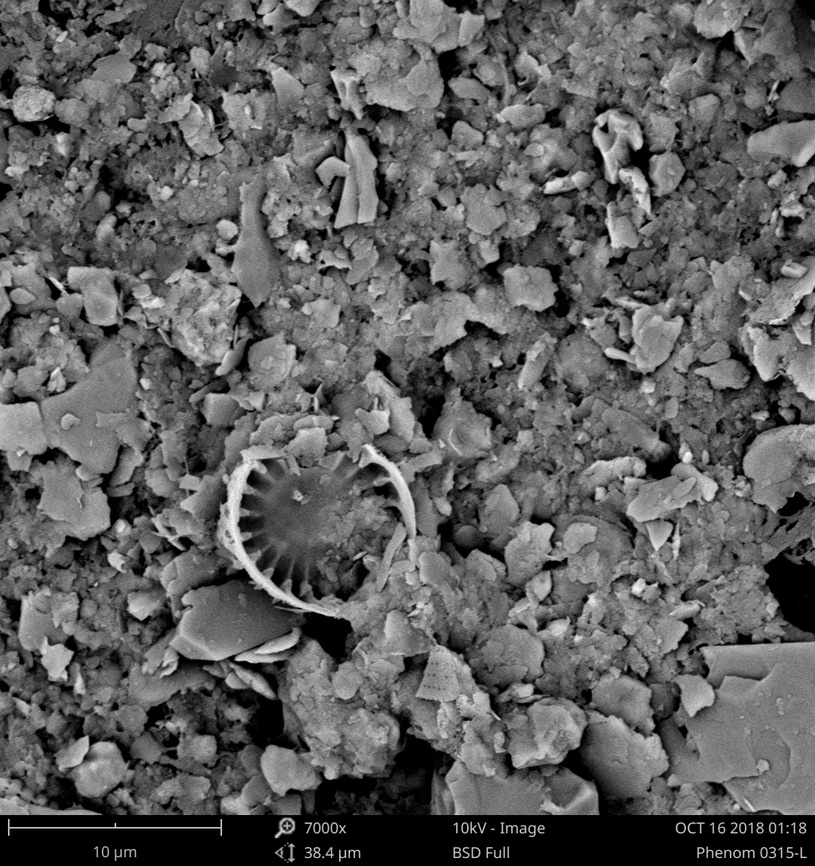
#> input picture data-images/img4seg/Cyanobacteria_7.jpg, 815 x 866 px, shrunk from 1024 x 1088 before the run
$ python -i image_feature.py   (imports and definitions only)   (older library calls are emulated)
#> lines starting #> are read from the running program, lines starting #| are printed output that depends on the picture
import cv2
import numpy as np

# [1 line not run here, left out]


class GlcmBasedFeature:
    """提取基于灰度共生矩阵的纹理特征"""

    # 灰度共生矩阵
    ret = None

    # [115 lines left out: functions glcm, angular_second_moment, entropy, contrast_ratio, inverse_differential_moment, get_glcm_features, not called in this run]


class GeometricFeatures:
    """提取几何特征"""

    def contours(self, gray_img):
        """
        提取矩形度、延长度、周长比、似圆度、形状复杂性
        :param gray_img:
        :return:
        """
        gray_img = 255 - gray_img
        _, binary_img = cv2.threshold(gray_img, maxval=255, thresh=2, type=cv2.THRESH_BINARY)
        # 找物体边界
        contours, hierarchy = cv2.findContours(binary_img, cv2.RETR_TREE, cv2.CHAIN_APPROX_SIMPLE)
        # 最大物体边界，以确认是目标物体硅藻
        area = []
        for i in range(len(contours)):
            area.append(cv2.contourArea(contours[i]))
        cnt = contours[area.index(max(area))]
        # 计算傅里叶形状描述子

        # 计算各参数
        db_area = np.fabs(cv2.contourArea(cnt))
        db_length = cv2.arcLength(cnt, True)
        rect = cv2.minAreaRect(cnt)
        rect_width, rect_height = rect[1]
        rectangularity = db_area / (rect_width * rect_height)
        extension = rect_width / rect_height
        perimeter_ratio = 2 * (rect_width + rect_height) / db_length
        roundness = 4 * np.pi * db_area / (db_length * db_length)
        shape_complexity = (db_length * db_length) / db_area
        return rectangularity, extension, perimeter_ratio, roundness, shape_complexity

    def fourier_descriptor(self, contour):
        pass

    def hu_moments(self, gray_img):
        """
        提取7个hu不变矩
        :param gray_img:
        :return:
        """
        moments = cv2.moments(gray_img)
        humoments = cv2.HuMoments(moments)
        return humoments[0]

    def get_geometric_features(self, gray_img):
        cont = self.contours(gray_img)
        hu = self.hu_moments(gray_img)
        features = np.zeros((6), np.float)
        features[:5] = np.array(list(cont))
        features[5:] = hu
        return features

>>> import cv2
>>> picture = cv2.imread('../data-images/img4seg/Cyanobacteria_7.jpg', cv2.IMREAD_GRAYSCALE)
#> picture is the input picture: shape (866, 815); min 0, max 250, mean 94.6
>>> result = GeometricFeatures().get_geometric_features(picture)
#> in contours, `gray_img = 255 - gray_img`:
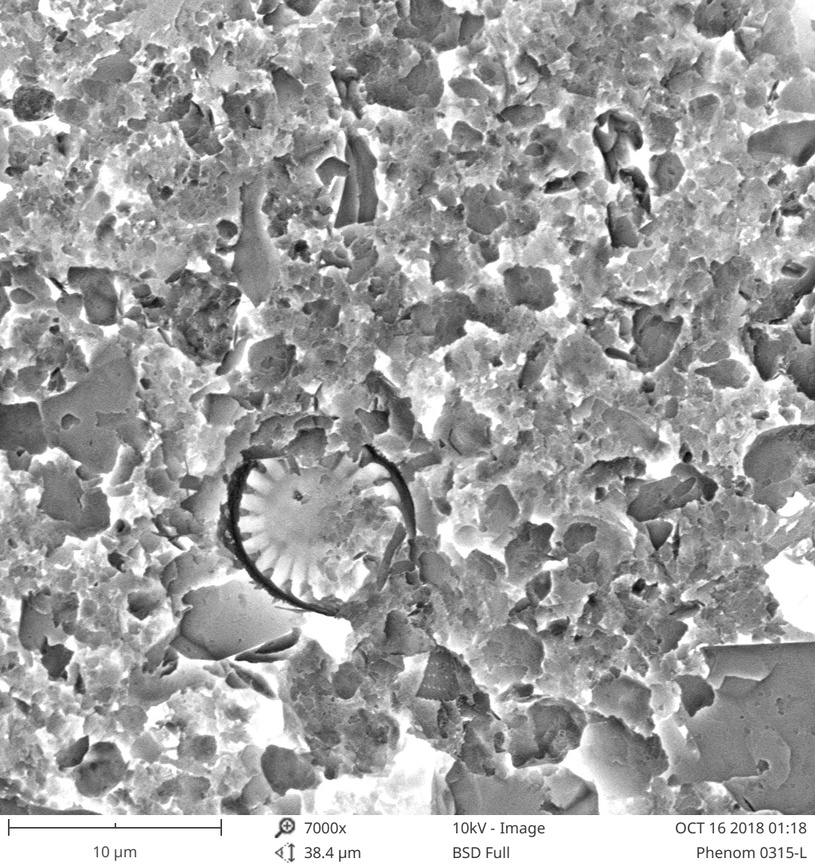
#> gray_img: shape (866, 815); min 5, max 255, mean 160.4
#> in contours, `_, binary_img = cv2.threshold(gray_img, maxval=255, thresh=2, type=cv2..`: binary_img: shape (866, 815); every value is 255
#> in contours, `contours, hierarchy = cv2.findContours(binary_img, cv2.RETR_TREE, cv2...`: contours = [[[0, 0], [0, 865], [814, 865], [814, 0]]]
#> the loop in contours, `for i in range(len(contours)):` made 1 pass
#> after the loop in contours, `for i in range(len(contours)):`: area = [704110]
#> in contours, `cnt = contours[area.index(max(area))]`: cnt = [[0, 0], [0, 865], [814, 865], [814, 0]]
#> in contours, `db_area = np.fabs(cv2.contourArea(cnt))`: db_area = 704110
#> in contours, `db_length = cv2.arcLength(cnt, True)`: db_length = 3358
#> in contours, `rect = cv2.minAreaRect(cnt)`: rect = ((407, 432.5), (865, 814), -90)
#> in contours, `rect_width, rect_height = rect[1]`: rect_width = 865; rect_height = 814
#> in contours, `rectangularity = db_area / (rect_width * rect_height)`: rectangularity = 1
#> in contours, `extension = rect_width / rect_height`: extension = 1.06
#> in contours, `perimeter_ratio = 2 * (rect_width + rect_height) / db_length`: perimeter_ratio = 1
#> in contours, `roundness = 4 * np.pi * db_area / (db_length * db_length)`: roundness = 0.785
#> in contours, `shape_complexity = (db_length * db_length) / db_area`: shape_complexity = 16.01
#> in get_geometric_features, `cont = self.contours(gray_img)`: cont = (1, 1.06, 1, 0.785, 16.01)
#> in hu_moments, `moments = cv2.moments(gray_img)`: moments = moments, m00 66770093, centre m10/m00, m01/m00 = (411.6, 409)
#> in hu_moments, `humoments = cv2.HuMoments(moments)`: humoments = [0.00163, 2.82e-09, 1.51e-11, 1.12e-12, -3.67e-24, -1.88e-17, -2.73e-24]
#> in get_geometric_features, `hu = self.hu_moments(gray_img)`: hu = [0.00163]
#> result = [1, 1.06, 1, 0.785, 16.01, 0.00163]

$ run again, on data-images/img4seg/fragilaria_2.jpg
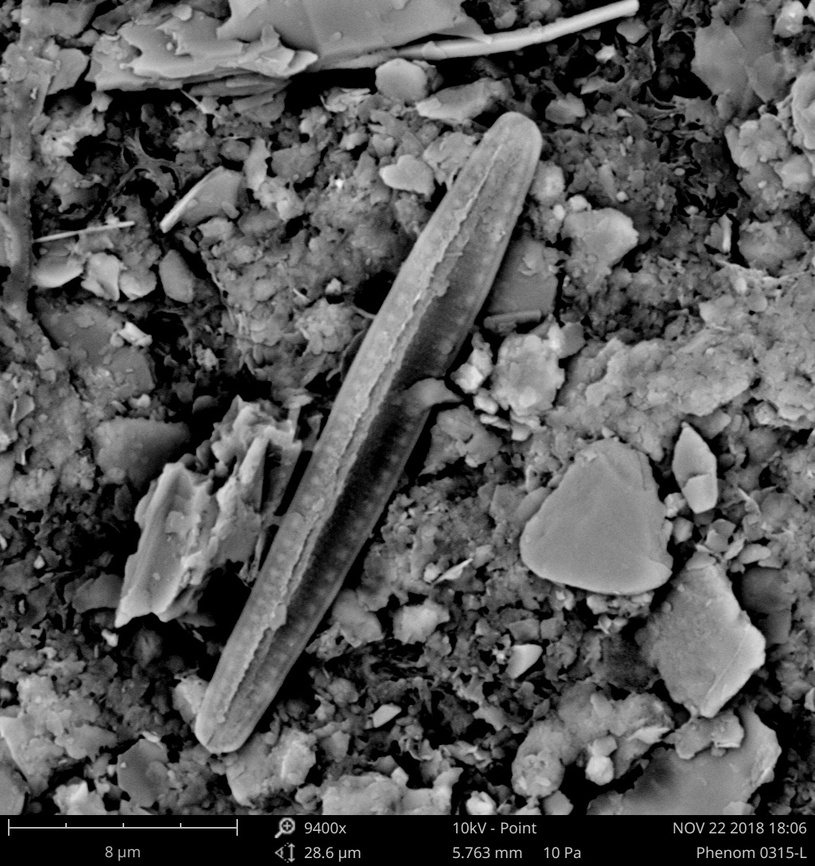
#> input picture data-images/img4seg/fragilaria_2.jpg, 815 x 866 px, shrunk from 1024 x 1088 before the run
#> picture is the input picture: shape (866, 815); min 0, max 250, mean 87
#> in contours, `gray_img = 255 - gray_img`:
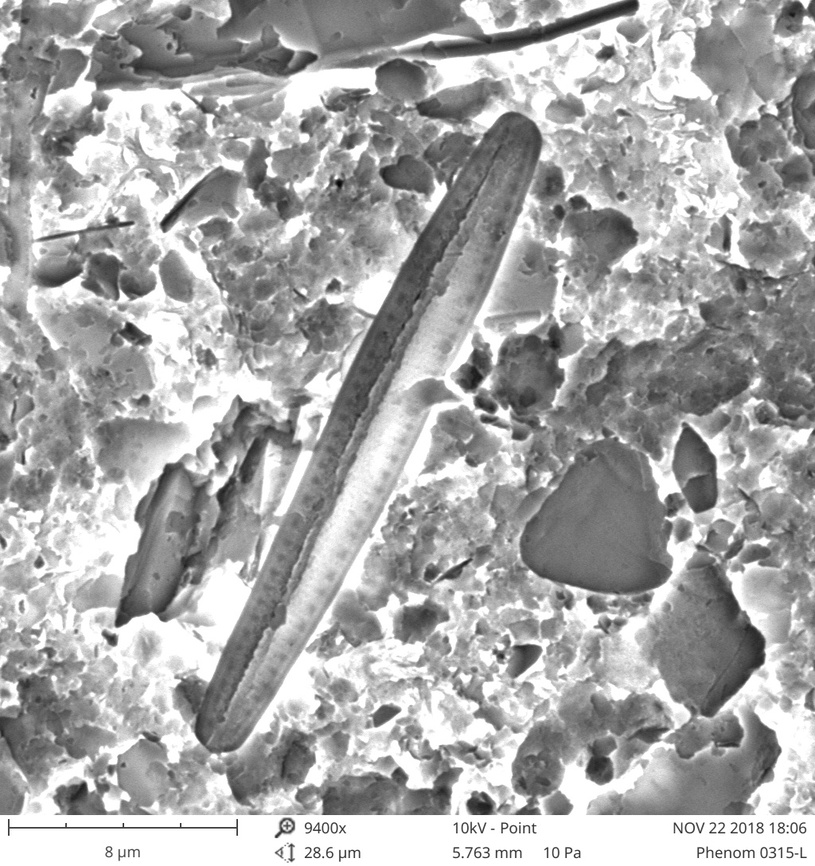
#> gray_img: shape (866, 815); min 5, max 255, mean 168
#> binary_img: shape (866, 815); every value is 255
#> contours = [[[0, 0], [0, 865], [814, 865], [814, 0]]]
#> the loop in contours, `for i in range(len(contours)):` made 1 pass
#> after the loop in contours, `for i in range(len(contours)):`: area = [704110]
#> cnt = [[0, 0], [0, 865], [814, 865], [814, 0]]
#> db_area = 704110
#> db_length = 3358
#> rect = ((407, 432.5), (865, 814), -90)
#> rect_width = 865; rect_height = 814
#> rectangularity = 1
#> extension = 1.06
#> perimeter_ratio = 1
#> roundness = 0.785
#> shape_complexity = 16.01
#> cont = (1, 1.06, 1, 0.785, 16.01)
#> moments = moments, m00 61421748, centre m10/m00, m01/m00 = (421.3, 403.8)
#> humoments = [0.00181, 4.22e-09, 1.4e-11, 2.14e-11, -1.27e-22, -1.1e-15, -3.47e-22]
#> hu = [0.00181]
#> result = [1, 1.06, 1, 0.785, 16.01, 0.00181]
